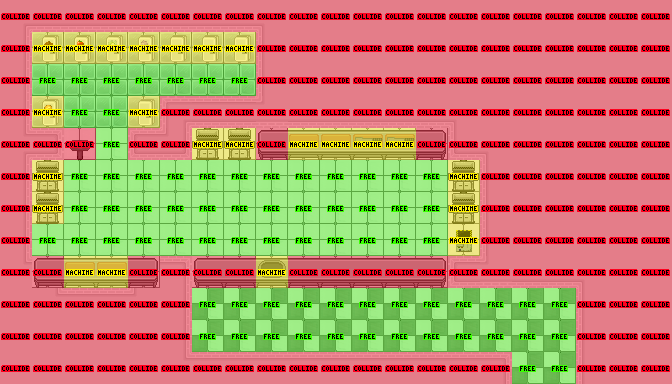

A 2D game scene composited from a Tiled map and its tileset images. What follows is a short description and the map's XML, with every tile layer's data as written:
An orthogonal 21x12 tile map with 32x32 px tiles, 4 tile layers (turf, wall, obj, collision) and 37 objects (ingredients-staff, pizza, server-staff, grill, forming, ...).

<map version="1.9" tiledversion="1.9.2" orientation="orthogonal" renderorder="right-down" width="21" height="12" tilewidth="32" tileheight="32" infinite="0" nextlayerid="14" nextobjectid="49">
 <tileset firstgid="1" source="tiles.tsx" />
 <layer id="1" name="turf" width="21" height="12">
  <data encoding="csv">
0,0,0,0,0,0,0,0,0,0,0,0,0,0,0,0,0,0,0,0,0,
0,3,3,3,3,3,3,3,0,0,0,0,0,0,0,0,0,0,0,0,0,
0,3,3,3,3,3,3,3,0,0,0,0,0,0,0,0,0,0,0,0,0,
0,3,3,3,3,0,0,0,0,0,0,0,0,0,0,0,0,0,0,0,0,
0,0,14,14,0,0,14,14,14,14,14,14,14,14,0,0,0,0,0,0,0,
0,14,14,14,14,14,14,14,14,14,14,14,14,14,14,0,0,0,0,0,0,
0,14,14,14,14,14,14,14,14,14,14,14,14,14,14,0,0,0,0,0,0,
0,14,14,14,14,14,14,14,14,14,14,14,14,14,14,0,0,0,0,0,0,
0,14,14,14,14,0,14,14,14,14,14,14,14,14,0,0,0,0,0,0,0,
0,0,0,0,0,0,1,1,1,1,1,1,1,1,1,1,1,1,0,0,0,
0,0,0,0,0,0,1,1,1,1,1,1,1,1,1,1,1,1,0,0,0,
0,0,0,0,0,0,0,0,0,0,0,0,0,0,0,0,1,1,0,0,0
</data>
 </layer>
 <layer id="6" name="wall" width="21" height="12">
  <data encoding="csv">
20,18,18,18,18,18,18,18,21,33,33,33,33,33,33,33,33,33,33,33,33,
17,0,0,0,0,0,0,0,15,33,33,33,33,33,33,33,33,33,33,33,33,
17,0,0,0,0,0,0,0,15,33,33,33,33,33,33,33,33,33,33,33,33,
17,0,0,0,0,47,19,19,49,18,18,18,18,18,21,33,33,33,33,33,33,
28,27,0,0,29,30,0,0,0,0,0,0,0,0,31,21,33,33,33,33,33,
17,0,0,0,0,0,0,0,0,0,0,0,0,0,0,15,33,33,33,33,33,
17,0,0,0,0,0,0,0,0,0,0,0,0,0,0,15,33,33,33,33,33,
17,0,0,0,0,0,0,0,0,0,0,0,0,0,0,15,33,33,33,33,33,
24,0,0,0,0,26,0,0,0,0,0,0,0,0,29,49,18,18,21,33,33,
33,24,22,22,23,17,0,0,0,0,0,0,0,0,0,0,0,0,15,33,33,
33,33,33,33,33,17,0,0,0,0,0,0,0,0,0,0,0,0,15,33,33,
33,33,33,33,33,24,22,22,22,22,22,22,22,22,22,26,0,0,15,33,33
</data>
 </layer>
 <layer id="4" name="obj" width="21" height="12">
  <data encoding="csv">
0,0,0,0,0,0,0,0,0,0,0,0,0,0,0,0,0,0,0,0,0,
0,43,45,42,44,4,4,4,0,0,0,0,0,0,0,0,0,0,0,0,0,
0,0,0,0,0,0,0,0,0,0,0,0,0,0,0,0,0,0,0,0,0,
0,41,0,0,4,0,0,0,0,0,0,0,0,0,0,0,0,0,0,0,0,
0,0,34,0,0,0,8,8,11,46,46,35,35,13,0,0,0,0,0,0,0,
0,8,0,0,0,0,0,0,0,0,0,0,0,0,8,0,0,0,0,0,0,
0,8,0,0,0,0,0,0,0,0,0,0,0,0,8,0,0,0,0,0,0,
0,0,0,0,0,0,0,0,0,0,0,0,0,0,36,0,0,0,0,0,0,
0,11,46,46,13,0,11,12,40,12,12,12,12,13,0,0,0,0,0,0,0,
0,0,0,0,0,0,0,0,0,0,0,0,0,0,0,0,0,0,0,0,0,
0,0,0,0,0,0,0,0,0,0,0,0,0,0,0,0,0,0,0,0,0,
0,0,0,0,0,0,0,0,0,0,0,0,0,0,0,0,0,0,0,0,0
</data>
 </layer>
 <layer id="7" name="collision" width="21" height="12">
  <data encoding="csv">
37,37,37,37,37,37,37,37,37,37,37,37,37,37,37,37,37,37,37,37,37,
37,39,39,39,39,39,39,39,37,37,37,37,37,37,37,37,37,37,37,37,37,
37,38,38,38,38,38,38,38,37,37,37,37,37,37,37,37,37,37,37,37,37,
37,39,38,38,39,37,37,37,37,37,37,37,37,37,37,37,37,37,37,37,37,
37,37,37,38,37,37,39,39,37,39,39,39,39,37,37,37,37,37,37,37,37,
37,39,38,38,38,38,38,38,38,38,38,38,38,38,39,37,37,37,37,37,37,
37,39,38,38,38,38,38,38,38,38,38,38,38,38,39,37,37,37,37,37,37,
37,38,38,38,38,38,38,38,38,38,38,38,38,38,39,37,37,37,37,37,37,
37,37,39,39,37,37,37,37,39,37,37,37,37,37,37,37,37,37,37,37,37,
37,37,37,37,37,37,38,38,38,38,38,38,38,38,38,38,38,38,37,37,37,
37,37,37,37,37,37,38,38,38,38,38,38,38,38,38,38,38,38,37,37,37,
37,37,37,37,37,37,37,37,37,37,37,37,37,37,37,37,38,38,37,37,37
</data>
 </layer>
 <objectgroup id="8" name="Unlock Layer">
  <object id="7" name="ingredients-staff" x="65.3333" y="128.667" width="29.3333" height="30" />
  <object id="8" name="pizza" x="33.3333" y="160.667" width="28" height="28" />
  <object id="10" name="server-staff" x="30.6667" y="257.333" width="32.6667" height="28.6667" />
  <object id="11" name="grill" x="223.333" y="126" width="32.6667" height="33.3333" />
  <object id="12" name="forming" x="319.333" y="126.667" width="32" height="34" />
  <object id="13" name="chopping" x="382" y="127.333" width="35.3333" height="30.6667" />
  <object id="14" name="potato" x="445.333" y="160" width="33.3333" height="31.3333" />
 </objectgroup>
 <objectgroup id="9" name="Fridge Layer">
  <object id="15" name="fridge-bun" x="32.6667" y="96" width="29.3333" height="29.3333" />
  <object id="16" name="fridge-meat" x="31.3333" y="32" width="32" height="30" />
  <object id="17" name="fridge-tomato" x="64" y="32.6667" width="32" height="29.3333" />
  <object id="18" name="fridge-lettuce" x="96" y="32.6667" width="31.3333" height="28" />
  <object id="19" name="fridge-onion" x="128.667" y="32.6667" width="29.3333" height="28" />
  <object id="20" name="fridge-cheese" x="159.333" y="34.6667" width="30" height="26.6667" />
  <object id="21" name="fridge-potato" x="192" y="34.6667" width="32.6667" height="29.3333" />
  <object id="22" name="fridge-beans" x="224.667" y="35.3333" width="30" height="26.6667" />
  <object id="23" name="fridge-dough" x="127.333" y="96.6667" width="30.6667" height="29.3333" />
 </objectgroup>
 <objectgroup id="11" name="Cooking Layer">
  <object id="24" name="grill-patty-1" x="191.333" y="128" width="32" height="30.6667" />
  <object id="28" name="grill-bun-1" x="191.333" y="128" width="32.6667" height="29.3333" />
  <object id="29" name="grill-patty-2" x="224" y="126.667" width="32" height="32" />
  <object id="30" name="grill-bun-2" x="223.333" y="124" width="34" height="34.6667" />
  <object id="31" name="forming-2" x="318.667" y="126" width="31.3333" height="32" />
  <object id="33" name="chopping-lettuce-1" x="351.333" y="123.333" width="30.6667" height="37.3333" />
  <object id="34" name="chopping-onion-1" x="352.667" y="122" width="29.3333" height="38" />
  <object id="35" name="chopping-tomato-1" x="352" y="121.333" width="30" height="40" />
  <object id="36" name="chopping-lettuce-2" x="384" y="124.667" width="32.6667" height="34" />
  <object id="37" name="chopping-tomato-2" x="384" y="121.333" width="34" height="40" />
  <object id="38" name="chopping-onion-2" x="384.667" y="120" width="32.6667" height="41.3333" />
  <object id="39" name="oven-potato-2" x="446" y="160.667" width="33.3333" height="29.3333" />
  <object id="40" name="oven-potato-1" x="444.667" y="188" width="35.3333" height="36.6667" />
  <object id="41" name="oven-pizza-1" x="30.6667" y="190.667" width="32.6667" height="33.3333" />
  <object id="42" name="oven-pizza-2" x="32.6667" y="160" width="30" height="25.3333" />
  <object id="43" name="forming-1" x="286" y="126" width="32.6667" height="33.3333" />
 </objectgroup>
 <objectgroup id="13" name="Misc Layer">
  <object id="44" name="serving" x="255.333" y="255.333" width="33.3333" height="30.6667" />
  <object id="45" name="tray-2" x="60.6667" y="255.333" width="35.3333" height="32.6667" />
  <object id="46" name="tray-1" x="96.6667" y="256" width="30.6667" height="30.6667" />
  <object id="47" name="fast-track-collect" x="64" y="128.667" width="32" height="28.6667" />
  <object id="48" name="bin" x="444.667" y="225.333" width="34" height="27.3333" />
 </objectgroup>
</map>
